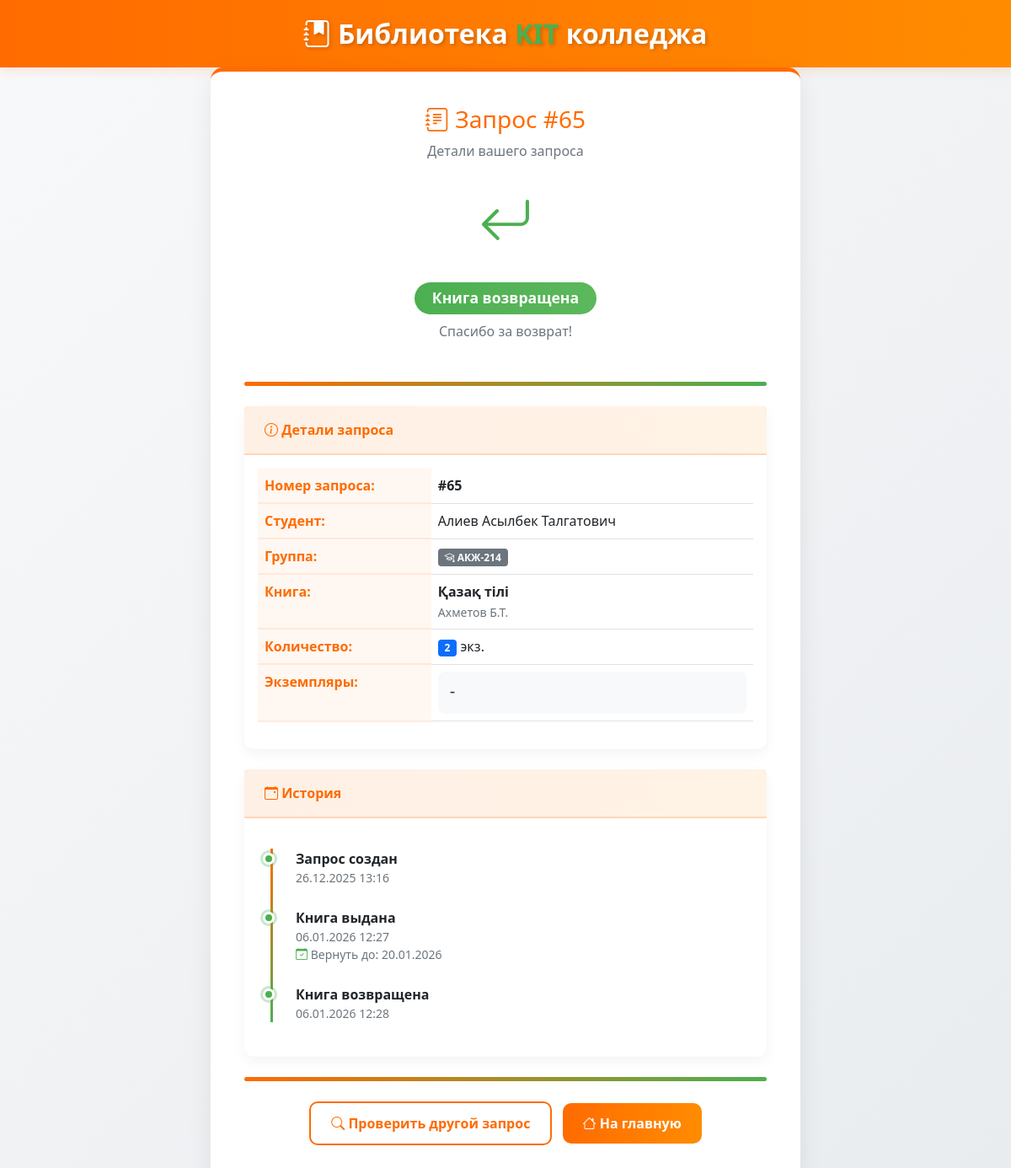
The app's page /check-status?request_id=65 with its own data.
### models.py (models this page shows, shortened)
class BookRequest(db.Model):
    __tablename__ = 'book_requests'
    id = db.Column(db.Integer, primary_key=True)
    request_number = db.Column(db.String(20), unique=True, nullable=True)
    student_id = db.Column(db.Integer, db.ForeignKey('students.id'), nullable=False)
    book_id = db.Column(db.Integer, db.ForeignKey('books.id'), nullable=False)
    request_date = db.Column(db.DateTime, nullable=False, default=db.func.now())
    issue_date = db.Column(db.DateTime)
    planned_return_date = db.Column(db.DateTime)
    actual_return_date = db.Column(db.DateTime)
    quantity = db.Column(db.Integer, nullable=False, default=1)
    status = db.Column(db.String(20), nullable=False, default='ожидание')
    requested_copy_codes = db.Column(db.String(500), nullable=True)
    book = db.relationship('Book', backref='requests')
    @property
    def assigned_copy_codes(self):
        if self.status == 'ожидание' and self.requested_copy_codes:
            return self.requested_copy_codes.replace(',', ', ')
        copies = BookCopy.query.filter_by(current_request_id=self.id).all()
        return ', '.join([copy.copy_code for copy in copies]) if copies else "-"

class Student(db.Model):
    __tablename__ = 'students'
    id = db.Column(db.Integer, primary_key=True)
    full_name = db.Column(db.String(100), nullable=False)
    group_id = db.Column(db.Integer, db.ForeignKey('groups.id'), nullable=False)
    book_requests = db.relationship('BookRequest', backref='student', lazy=True)

class Group(db.Model):
    __tablename__ = 'groups'
    id = db.Column(db.Integer, primary_key=True)
    name = db.Column(db.String(50), unique=True, nullable=False)
    language = db.Column(db.String(10), nullable=False)
    course = db.Column(db.Integer, nullable=False)
    students = db.relationship('Student', backref='group', lazy=True)

class Book(db.Model):
    __tablename__ = 'books'
    id = db.Column(db.Integer, primary_key=True)
    name = db.Column(db.String(200), nullable=False)
    author = db.Column(db.String(100), nullable=False)
    year = db.Column(db.Integer, nullable=False)
    total_quantity = db.Column(db.Integer, nullable=False)
    language = db.Column(db.String(10), nullable=False)
    course = db.Column(db.Integer, nullable=False)
    copies = db.relationship('BookCopy', backref='book', lazy=True, cascade="all, delete-orphan")

### app.py (the view)
@app.route('/check-status', methods=['GET', 'POST'])
def check_status():
    request_input = None
    if request.method == 'POST':
        request_input = request.form.get('request_id', '').strip()
    else:
        request_input = request.args.get('request_id', '').strip()
    if request_input:
        if request_input.startswith('#'):
            request_input = request_input[1:]
        book_request = BookRequest.query.filter_by(request_number=request_input).first()
        if not book_request:
            try:
                request_id_int = int(request_input)
                book_request = BookRequest.query.get(request_id_int)
            except ValueError:
                pass
        if book_request:
            return render_template('status_result.html', book_request=book_request)
        else:
            flash('Запрос не найден')
    return render_template('check_status.html')

### templates/status_result.html (shortened to what this page needs)
<!DOCTYPE html>
<html lang="ru">
<head>
    <link href="https://cdn.jsdelivr.net/npm/bootstrap@5.1.3/dist/css/bootstrap.min.css" rel="stylesheet">
    <link rel="stylesheet" href="https://cdn.jsdelivr.net/npm/bootstrap-icons@1.8.1/font/bootstrap-icons.css">
</head>
<body>
    <header class="kit-header">
        <div class="container">
            <div class="text-center">
                <div class="kit-logo">
                    <i class="bi bi-journal-bookmark-fill"></i>
                    Библиотека <span>KIT</span> колледжа
                </div>
            </div>
        </div>
    </header>
    <div class="container">
        <div class="status-card">
            <div class="text-center mb-4">
                <h3 style="color: var(--kit-orange);">
                    <i class="bi bi-journal-text"></i> Запрос #{{ book_request.id }}
                </h3>
                <p class="text-muted">Детали вашего запроса</p>
            </div>
            <div class="text-center mb-5">
                {% if book_request.status == 'ожидание' %}
                    <div class="status-icon" style="color: #ffc107;">
                        <i class="bi bi-clock-history"></i>
                    </div>
                    <h4><span class="badge status-badge status-waiting">Ожидание подтверждения</span></h4>
                    <p class="text-muted">Запрос обрабатывается библиотекарем</p>
                {% elif book_request.status == 'выдано' %}
                    <div class="status-icon" style="color: var(--kit-orange);">
                        <i class="bi bi-check-circle"></i>
                    </div>
                    <h4><span class="badge status-badge status-issued">Книга выдана</span></h4>
                    <p class="text-muted">Вы можете забрать книгу в библиотеке</p>
                {% elif book_request.status == 'возвращено' %}
                    <div class="status-icon" style="color: var(--kit-green);">
                        <i class="bi bi-arrow-return-left"></i>
                    </div>
                    <h4><span class="badge status-badge status-returned">Книга возвращена</span></h4>
                    <p class="text-muted">Спасибо за возврат!</p>
                {% endif %}
            </div>
            <div class="color-strip"></div>
            <div class="card mb-4">
                <div class="card-header">
                    <i class="bi bi-info-circle"></i> Детали запроса
                </div>
                <div class="card-body">
                    <table class="table">
                        <tr>
                            <th width="35%">Номер запроса:</th>
                            <td><strong>#{{ book_request.id }}</strong></td>
                        </tr>
                        <tr>
                            <th>Студент:</th>
                            <td>{{ book_request.student.full_name if book_request.student else 'Неизвестно' }}</td>
                        </tr>
                        <tr>
                            <th>Группа:</th>
                            <td>
                                {% if book_request.student and book_request.student.group %}
                                    <span class="badge bg-secondary">
                                        <i class="bi bi-mortarboard"></i> {{ book_request.student.group.name }}
                                    </span>
                                {% else %}
                                    -
                                {% endif %}
                            </td>
                        </tr>
                        <tr>
                            <th>Книга:</th>
                            <td>
                                {% if book_request.book %}
                                    <strong>{{ book_request.book.name }}</strong><br>
                                    <small class="text-muted">{{ book_request.book.author }}</small>
                                {% else %}
                                    <span class="text-danger">Книга удалена</span>
                                {% endif %}
                            </td>
                        </tr>
                        <tr>
                            <th>Количество:</th>
                            <td><span class="badge bg-primary">{{ book_request.quantity }}</span> экз.</td>
                        </tr>
                        <tr>
                            <th>Экземпляры:</th>
                            <td>
                                <div class="copy-codes">
                                    {{ book_request.assigned_copy_codes }}
                                </div>
                            </td>
                        </tr>
                    </table>
                </div>
            </div>
            <div class="card">
                <div class="card-header">
                    <i class="bi bi-calendar-event"></i> История
                </div>
                <div class="card-body">
                    <div class="timeline">
                        <div class="timeline-item completed">
                            <strong>Запрос создан</strong>
                            <div class="text-muted small">
                                {{ book_request.request_date.strftime('%d.%m.%Y %H:%M') }}
                            </div>
                        </div>
                        {% if book_request.issue_date %}
                        <div class="timeline-item {% if book_request.status == 'выдано' %}active{% else %}completed{% endif %}">
                            <strong>Книга выдана</strong>
                            <div class="text-muted small">
                                {{ book_request.issue_date.strftime('%d.%m.%Y %H:%M') }}
                            </div>
                            {% if book_request.planned_return_date %}
                            <div class="text-muted small">
                                <i class="bi bi-calendar-check" style="color: var(--kit-green);"></i>
                                Вернуть до: {{ book_request.planned_return_date.strftime('%d.%m.%Y') }}
                            </div>
                            {% endif %}
                        </div>
                        {% endif %}
                        {% if book_request.actual_return_date %}
                        <div class="timeline-item completed">
                            <strong>Книга возвращена</strong>
                            <div class="text-muted small">
                                {{ book_request.actual_return_date.strftime('%d.%m.%Y %H:%M') }}
                            </div>
                        </div>
                        {% endif %}
                    </div>
                </div>
            </div>
            <div class="color-strip"></div>
            <div class="mt-4 text-center">
                <a href="{{ url_for('check_status') }}" class="btn btn-outline-primary me-2">
                    <i class="bi bi-search"></i> Проверить другой запрос
                </a>
                <a href="{{ url_for('index') }}" class="btn btn-primary">
                    <i class="bi bi-house"></i> На главную
                </a>
            </div>
        </div>
    </div>
</body>
</html>

### templates/status_result.html (style rules this page uses)
:root { --kit-orange: #ff6b00; --kit-green: #4CAF50; }
body { background: linear-gradient(135deg, #f8f9fa 0%, #e9ecef 100%); min-height: 100vh; font-family: 'Segoe UI', Tahoma, Geneva, Verdana, sans-serif; }
.kit-header { background: linear-gradient(90deg, var(--kit-orange) 0%, #ff8c00 100%); padding: 1rem 0; box-shadow: 0 4px 12px rgba(255, 107, 0, 0.15); }
.kit-logo { font-size: 2rem; font-weight: 700; color: white; text-shadow: 2px 2px 4px rgba(0,0,0,0.2); }
.kit-logo span { color: var(--kit-green); }
.status-card { max-width: 700px; margin: 0 auto; padding: 2.5rem; background: white; border-radius: 15px; box-shadow: 0 10px 30px rgba(0,0,0,0.08); border-top: 5px solid var(--kit-orange); animation: fadeIn 0.6s ease-out; }
.status-icon { font-size: 4rem; margin-bottom: 1.5rem; }
.status-badge { font-size: 1.1rem; padding: 0.6em 1.2em; border-radius: 25px; font-weight: 600; }
.status-returned { background: linear-gradient(90deg, var(--kit-green) 0%, #5cb85c 100%); color: white; }
.card { border: none; border-radius: 12px; box-shadow: 0 5px 15px rgba(0,0,0,0.05); margin-bottom: 1.5rem; }
.card-header { background: linear-gradient(90deg, rgba(255, 107, 0, 0.1) 0%, rgba(255, 140, 0, 0.1) 100%); border-bottom: 2px solid rgba(255, 107, 0, 0.2); color: var(--kit-orange); font-weight: 600; padding: 1rem 1.5rem; }
.table th { color: var(--kit-orange); font-weight: 600; border-bottom: 2px solid rgba(255, 107, 0, 0.1); background-color: rgba(255, 107, 0, 0.05); }
.btn-primary { background: linear-gradient(90deg, var(--kit-orange) 0%, #ff8c00 100%); border: none; border-radius: 10px; padding: 0.75rem 1.5rem; font-weight: 600; }
.btn-outline-primary { border: 2px solid var(--kit-orange); color: var(--kit-orange); border-radius: 10px; padding: 0.75rem 1.5rem; font-weight: 600; }
.timeline { position: relative; padding-left: 30px; margin: 20px 0; }
.timeline::before { content: ''; position: absolute; left: 15px; top: 0; bottom: 0; width: 3px; background: linear-gradient(to bottom, var(--kit-orange) 0%, var(--kit-green) 100%); }
.timeline-item { position: relative; margin-bottom: 25px; padding-left: 15px; }
.timeline-item::before { content: ''; position: absolute; left: -24px; top: 5px; width: 14px; height: 14px; border-radius: 50%; background-color: #adb5bd; border: 3px solid white; box-shadow: 0 0 0 2px #adb5bd; }
.timeline-item.completed::before { background-color: var(--kit-green); box-shadow: 0 0 0 3px rgba(76, 175, 80, 0.3); }
.color-strip { height: 5px; background: linear-gradient(90deg, var(--kit-orange) 0%, var(--kit-green) 100%); border-radius: 5px; margin: 1.5rem 0; }
.copy-codes { font-family: monospace; font-size: 1.1em; background: #f8f9fa; padding: 0.75rem; border-radius: 8px; word-break: break-all; }

### records on screen
BookRequest: id "65", quantity "2", assigned_copy_codes "-", request_date "26.12.2025 13:16", issue_date "06.01.2026 12:27", planned_return_date "20.01.2026", actual_return_date "06.01.2026 12:28"
Student: student "Алиев Асылбек Талгатович"
Group: student.group.name "АКЖ-214"
Book: book.name "Қазақ тілі", book.author "Ахметов Б.Т."
